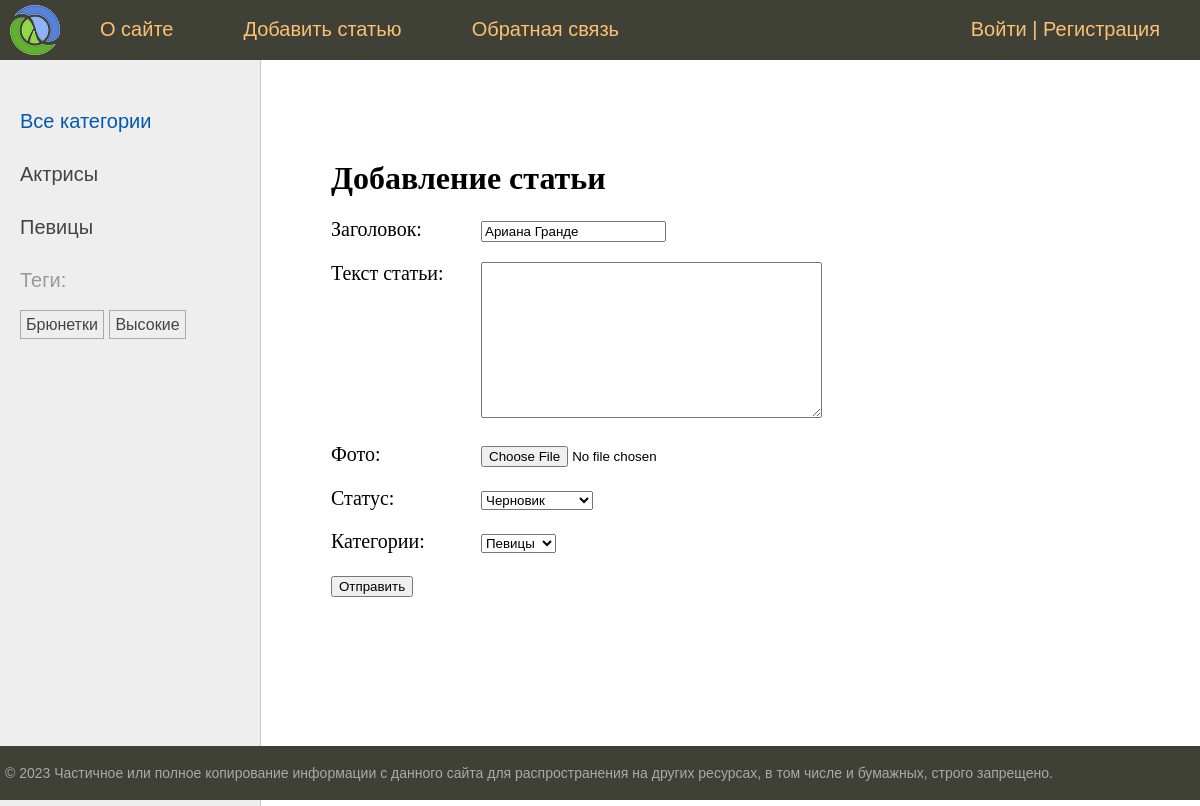
Before: /edit/ariana-grande/ with the older database file.
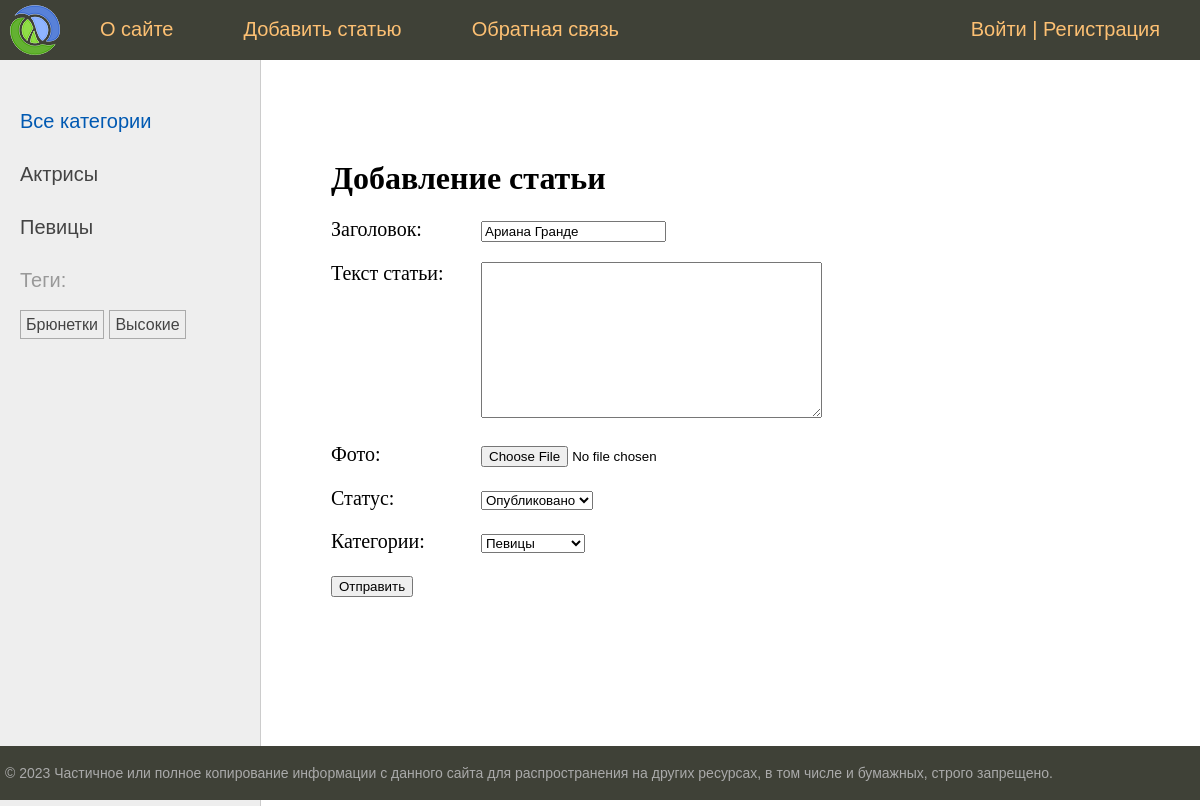
After: the same page with the newer database file.
### women/models.py (models this page shows, shortened)
class Women(models.Model):
    class Status(models.IntegerChoices):
        DRAFT = 0, "Черновик"
        PUBLISHED = 1, "Опубликовано"
    title = models.CharField(max_length=50, verbose_name="Заголовок")
    slug = models.SlugField(
        max_length=255,
        unique=True,
        db_index=True,
        validators=[
            MinLengthValidator(5, message="Минимум 5 символов"),
            MaxLengthValidator(100, message="Максимум 5 символов"),
        ],
    )
    photo = models.ImageField(
        upload_to="photos/%Y/%m/%d/",
        default=None,
        blank=True,
        null=True,
        verbose_name="Фото",
    )
    content = models.TextField(blank=True, verbose_name="Текст статьи")
    time_create = models.DateTimeField(auto_now_add=True, verbose_name="Время создания")
    time_update = models.DateTimeField(auto_now=True, verbose_name="Время изменения")
    is_published = models.BooleanField(
        choices=tuple(map(lambda x: (bool(x[0]), x[1]), Status.choices)),
        default=Status.DRAFT,
        verbose_name="Статус",
    )
    cat = models.ForeignKey(
        "Category",
        on_delete=models.PROTECT,
        related_name="posts",
        verbose_name="Категории",
    )
    tags = models.ManyToManyField(
        "TagPost", blank="True", related_name="tags", verbose_name="Тэги"
    )
    husband = models.OneToOneField(
        "Husband",
        related_name="woman",
        on_delete=models.SET_NULL,
        null=True,
        blank=True,
        verbose_name="Муж",
    )
    author = models.ForeignKey(
        get_user_model(),
        on_delete=models.SET_NULL,
        related_name="posts",
        null=True,
        default=None,
    )
    objects = models.Manager()
    published = PublishedManager()
    class Meta:
        verbose_name = "Известные женщины"
        verbose_name_plural = "Известные женщины"
        ordering = ["-time_create"]
        indexes = [models.Index(fields=["-time_create"])]

### women/views.py (the view)
# urls.py: path("edit/<slug:slug>/", views.UpdatePage.as_view(), name="edit_page"),
class UpdatePage(DataMixin, UpdateView):
    model = Women
    fields = ["title", "content", "photo", "is_published", "cat"]
    template_name = "women/addpage.html"
    success_url = reverse_lazy("home")
    title_page = "Добавление статьи"

### users/context_processors.py (called while the page is built)
def get_women_context(request):
    return {"mainmenu": menu}

### women/models.py (called while the page is built)
    def __str__(self):
        return self.name

    def get_absolute_url(self):
        return reverse("category", kwargs={"cat_slug": self.slug})

    def get_absolute_url(self):
        return reverse("tag", kwargs={"tag_slug": self.slug})

### women/templatetags/women_tags.py (called while the page is built)
@register.inclusion_tag("women/list_categories.html")
def show_categories(cat_selected=0):
    cats = Category.objects.annotate(total=Count("posts")).filter(total__gt=0)
    return {"cats": cats, "cat_selected": cat_selected}

@register.inclusion_tag("women/list_tags.html")
def show_all_tags():
    return {"tags": TagPost.objects.annotate(total=Count("tags")).filter(total__gt=0)}

### women/templates/women/addpage.html (shortened to what this page needs)
{% extends 'base.html' %}
{% block content %}
  <h1>{{ title }}</h1>
  <form action="" method="post" enctype="multipart/form-data">
    {% for f in form %}
      <p>
        <label class="form-label" for="{{ f.id_for_label }}">{{ f.label }}:</label>{{ f }}
      </p>
    {% endfor %}
    <p>
      <button type="submit">Отправить</button>
    </p>
  </form>
{% endblock %}

Changed rows visible on the page:
changed Women "Ариана Гранде": is_published "Черновик" → "Опубликовано"
